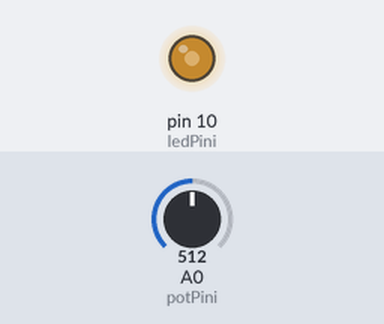
A sketch run on a simulated Arduino Uno, built with avr-gcc and run on an emulated ATmega328P. On the bench: output pins drawn as LEDs (lit = HIGH). Inputs (shaded band) come from the test bench; at power-on: A0 (potPini) = 512.

Above: at 1.2 s.
1.3 s: A0 (potPini) set to 716
At 2.2 s:
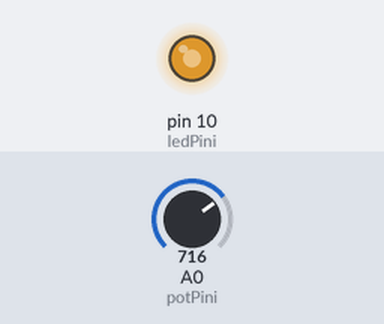
2.8 s: A0 (potPini) set to 900
At 3.6 s:
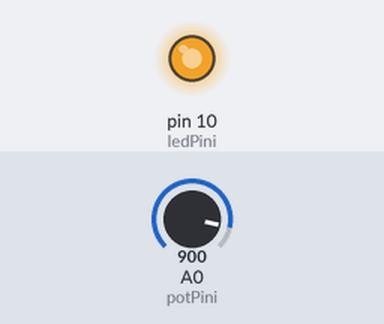
4.3 s: A0 (potPini) set to 122
At 5.5 s:
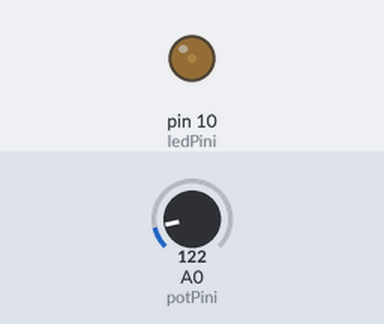
5.8 s: A0 (potPini) set to 0
At 7.0 s:
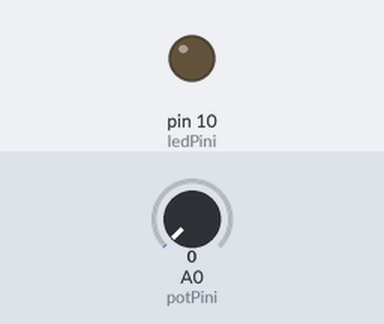
7.3 s: A0 (potPini) set to 511
At 8.1 s:
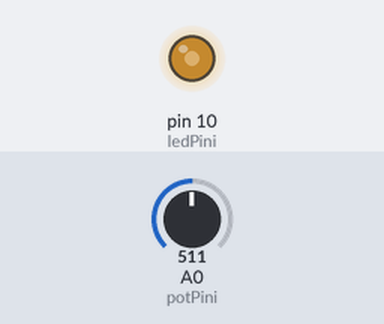
Timing chart, 0 to 9.8 s (numbered marks = the images above; inputs shaded):
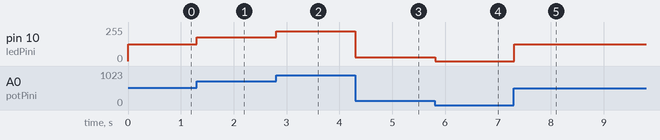

The sketch:

p05_pin_d10.ino
```cpp
const byte potPini = A0;
const byte ledPini = 10;
const int okumaEnAz = 0;
const int okumaEnCok = 1023;
const byte parlaklikEnAz = 0;
const byte parlaklikEnCok = 255;
const byte beklemeMs = 10;

void setup() {
  pinMode(ledPini, OUTPUT);
}

void loop() {
  int okuma = analogRead(potPini);
  int parlaklik = map(okuma, okumaEnAz, okumaEnCok,
    parlaklikEnAz, parlaklikEnCok);
  analogWrite(ledPini, parlaklik);
  delay(beklemeMs);
}
```

Measured:
- after the input at 1.3 s, pin 10 (ledPini): 127/255 → 178/255 at once
- after the input at 2.8 s, pin 10 (ledPini): 178/255 → 224/255 at once
- after the input at 4.3 s, pin 10 (ledPini): 224/255 → 30/255 at once
- after the input at 5.8 s, pin 10 (ledPini): 30/255 → 0/255 at once
- after the input at 7.3 s, pin 10 (ledPini): 0/255 → 127/255 at once
